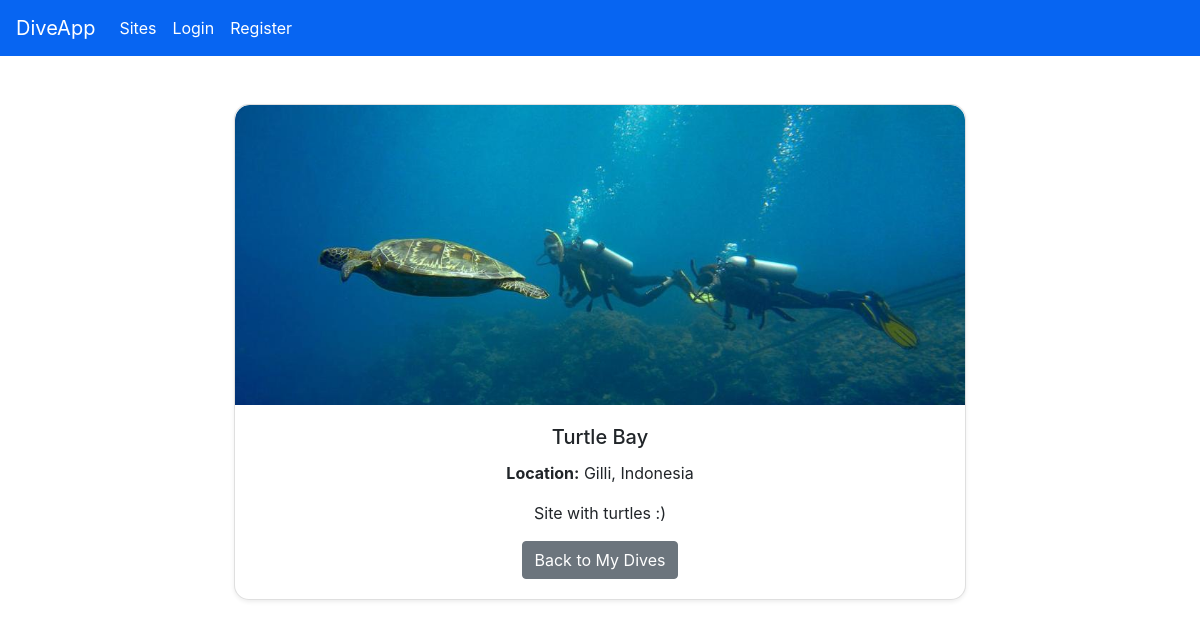
The page /dive_site/1 on the database its author committed.
### app/models.py (models this page shows, shortened)
class DiveSite(db.Model):
    id = db.Column(db.Integer, primary_key=True)
    name = db.Column(db.String(150), unique=True, nullable=False, index=True)
    location = db.Column(db.String(200), nullable=False)
    description = db.Column(db.Text, nullable=True)
    image_path = db.Column(db.String(200), nullable=True)
    dive_events = db.relationship('DiveEvent', backref='dive_site', lazy='dynamic')

### app/views.py (the view)
@app.route('/dive_site/<int:site_id>')
def dive_site_detail(site_id):
    dive_site = DiveSite.query.get(site_id)
    return render_template('display_dive_site.html', site=dive_site)

### app/templates/display_dive_site.html (shortened to what this page needs)
{% extends "base.html" %}
{% block content %}
<div class="container mt-5">
    <div class="card display-card shadow-sm">
        {% if site.image_path %}
        <img src="{{ url_for('static', filename=site.image_path) }}" class="card-img-top" alt="{{ site.name }}">
        {% else %}
        <img src="{{ url_for('static', filename='images/default.jpg') }}" class="card-img-top" alt="Default Image">
        {% endif %}
        <div class="card-body">
            <h5 class="card-title">{{ site.name }}</h5>
            <p><strong>Location:</strong> {{ site.location }}</p>
            <p>{{ site.description or 'No description available.' }}</p>
            <a href="{{ url_for('dive_log') }}" class="btn btn-secondary">Back to My Dives</a>
        </div>
    </div>
</div>
{% endblock %}

### app/static/style.css (style rules this page uses)
.card-img-top { height: 300px; object-fit: cover; border-radius: 10px 10px 0 0; }
.card { border-radius: 10px; transition: transform 0.2s ease, box-shadow 0.2s ease; height: auto; min-height: 400px; }
.card-body { padding: 20px; text-align: center; }
.container { max-width: 90%; margin: 0 auto; }
.display-card { width: 80%; max-width: 900px; margin: 0 auto; border-radius: 15px; box-shadow: 0 4px 10px rgba(0, 0, 0, 0.2); overflow: hidden; }
.display-card .card-img-top { height: 300px; object-fit: cover; border-top-left-radius: 15px; border-top-right-radius: 15px; }
.display-card .card-body { padding: 20px; }

### rows shown on the page
DiveSite: image_path (picture), name "Turtle Bay", location "Gilli, Indonesia", description "Site with turtles :)"
